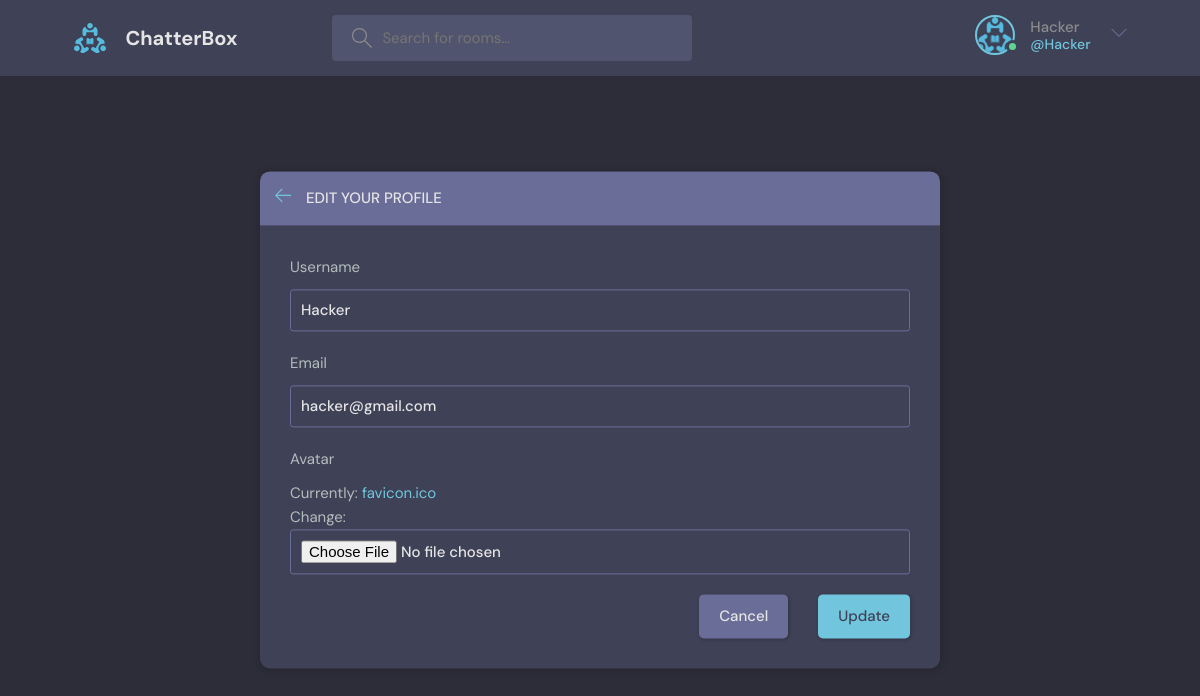
Screenshot of /update-user/ (signed in) with the database file from the repository.
### base/models.py (models this page shows)
class User(AbstractUser):
    name = models.CharField(max_length=200,null=True)
    email = models.EmailField(null=True,unique=True)
    bio = models.TextField(null=True)
    avatar = models.ImageField(null=True,default="favicon.ico")
    USERNAME_FIELD = 'email'
    REQUIRED_FIELDS = ['username']

### base/views.py (the view)
# urls.py: path("update-user/", views.updateUser, name = "update-user"),
@login_required(login_url="login")
def updateUser(request):
    user = request.user
    form = UserForm(instance = user)
    if request.method == "POST":
        form = UserForm(request.POST,request.FILES,instance=user)
        if form.is_valid():
            form.save()
            return redirect("profile-page",pk = user.id)
    context = {"form":form}
    return render(request, "update-user.html",context)

### base/forms.py
class UserForm(ModelForm):
    class Meta:
        model = User
        fields = ['username','email','avatar']

### templates/update-user.html (shortened to what this page needs)
{% extends 'main.html' %}
{% block content %}
    <main class="update-account layout">
        <div class="container">
            <div class="layout__box">
                <div class="layout__boxHeader">
                    <div class="layout__boxTitle">
                        <a href="{% url 'home' %}">
                            <svg version="1.1" xmlns="http://www.w3.org/2000/svg" width="32" height="32"
                                viewBox="0 0 32 32">
                                <title>arrow-left</title>
                                <path
                                    d="M13.723 2.286l-13.723 13.714 13.719 13.714 1.616-1.611-10.96-10.96h27.625v-2.286h-27.625l10.965-10.965-1.616-1.607z">
                                </path>
                            </svg>
                        </a>
                        <h3>Edit your profile</h3>
                    </div>
                </div>
                <div class="layout__body">
                    <form class="form" action="" method ="POST" enctype="multipart/form-data">
                        {% for field in form %}
                        <div class="form__group">
                            <label for="profile_pic">{{field.label}}</label>
                            {{field}}
                        </div>
                        {% endfor %}
                        <div class="form__action">
                            <a class="btn btn--dark" href="{% url 'home' %}">Cancel</a>
                            <button class="btn btn--main" type="submit">Update</button>
                        </div>
                    </form>
                </div>
            </div>
        </div>
    </main>
{% endblock %}}

### templates/navbar.html (shortened to what this page needs)
{% load static %}
<header class="header header--loggedIn">
      <div class="container">
        <a href="{% url 'home' %}" class="header__logo">
          <img src="{% static 'images/logo.svg' %}" />
          <h1>ChatterBox </h1>
        </a>
        <form class="header__search" method = "GET" action = "{% url 'home' %}">
          <label>
            <input name = "q" placeholder="Search for rooms..." />
          </label>
        </form>
        <nav class="header__menu">
          {% if request.user.is_authenticated %}
          <div class="header__user">
            <a href="{% url 'update-user' %}">
              <div class="avatar avatar--medium active">
                <img src="{{request.user.avatar.url}}" />
              </div>
              <p>{{request.user.username}} <span>@{{request.user.username}}</span></p>
            </a>
            <button class="dropdown-button">
              <svg version="1.1" xmlns="http://www.w3.org/2000/svg" width="32" height="32" viewBox="0 0 32 32">
                <title>chevron-down</title>
                <path d="M16 21l-13-13h-3l16 16 16-16h-3l-13 13z"></path>
              </svg>
            </button>
          </div>
          {% else %}
          <a href="{% url 'login' %}">
            <img src="{% static 'images/avatar.svg' %}"/>
            <p>Login</p>
          </a> -->
          {% endif %}
        </nav>
      </div>
    </header>

### rows the page displays
User: user.avatar (picture), user.username "Hacker", form "Hacker" "hacker@gmail.com"

### other values shown
{{ field.label }} "Username" "Email" "Avatar"
